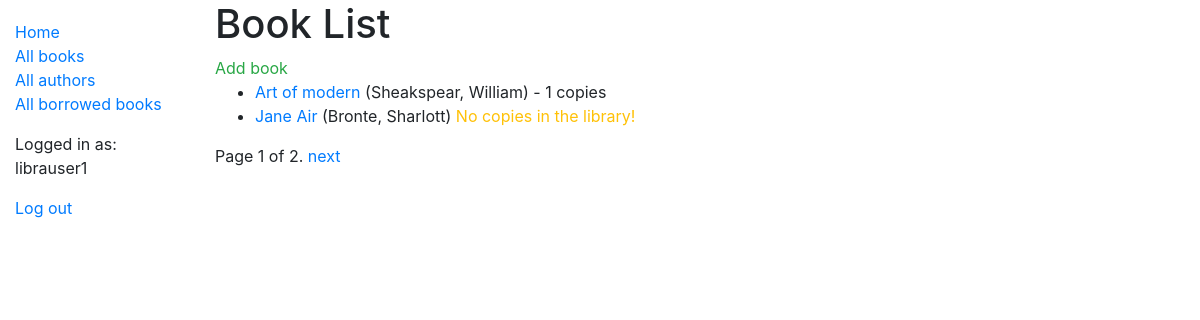
Page /catalog/books/ (signed in) on the committed database.
### catalog/models.py (models this page shows, shortened)
class Book(models.Model):
    title = models.CharField(max_length=200)
    author = models.ForeignKey('Author', on_delete=models.SET_NULL, null=True)
    summary = models.TextField(max_length=1000, help_text='Enter a brief description of the book')
    isbn = models.CharField(
        'ISBN',
        max_length=13,
        help_text='13 Character <a href="https://www.isbn-international.org/content/what-isbn">ISBN number</a>'
    )
    genre = models.ManyToManyField('Genre', help_text='Select a genre for this book')
    language = models.ForeignKey('Language', on_delete=models.SET_NULL, null=True)
    def get_absolute_url(self):
        return reverse('book-detail', args=[str(self.id)])
    def display_genre(self):
        return ', '.join(genre.name for genre in self.genre.all()[:3])
    class Meta:
        ordering = ['title','author']
        permissions = (
            ("can_edit_books", "Create, update, delete"),
        )
    display_genre.short_description = 'Genre'

class Author(models.Model):
    first_name = models.CharField(max_length=100)
    last_name = models.CharField(max_length=100)
    date_of_birth = models.DateField(blank=True, null=True)
    date_of_death = models.DateField('Died', blank=True, null=True)
    class Meta:
        ordering=['last_name','first_name']
        permissions = (
            ("can_edit_authors", "Create, update, delete"),
        )
    def __str__(self):
        return f'{self.last_name}, {self.first_name}'

### catalog/views.py (the view)
# urls.py: path('books/', views.BookListView.as_view(), name='books'),
class BookListView(LoginRequiredMixin, generic.ListView):
    model = Book
    paginate_by = 2

### catalog/templates/catalog/book_list.html
{% extends "base_generic.html" %}
{% block content %}
  <h1>Book List</h1>
  {% if perms.catalog.can_edit_books %}
  <a class='text-success' href="{% url 'book_create' %}">Add book</a>
  {% endif %}
  {% if book_list %}
  <ul>
    {% for book in book_list %}
      <li>
        <a href="{{ book.get_absolute_url }}">{{ book.title }}</a> ({{book.author}})
            {% if book.bookinstance_set.all.count %} - {{book.bookinstance_set.all.count}} copies
            {% else %} <span class='text-warning'>No copies in the library!</span>
            {% endif %}
      </li>
    {% endfor %}
  </ul>
  {% else %}
    <p>There are no books in the library.</p>
  {% endif %}
{% endblock %}

### catalog/templates/base_generic.html (shortened to what this page needs)
<!DOCTYPE html>
<html lang="en">
<head>
  <link rel="stylesheet" href="https://stackpath.bootstrapcdn.com/bootstrap/4.1.3/css/bootstrap.min.css">
  {% load static %}
  <link rel="stylesheet" href="{% static 'css/styles.css' %}">
</head>
<body>
  <div class="container-fluid">
    <div class="row">
      <div class="col-sm-2">
      {% block sidebar %}
        <ul class="sidebar-nav">
          <li><a href="{% url 'index' %}">Home</a></li>
          <li><a href="{% url 'books' %}">All books</a></li>
          <li><a href="{% url 'authors' %}">All authors</a></li>
          {% if perms.catalog.can_mark_returned %}
          <li><a href="{% url 'all-borrowed' %}">All borrowed books</a></li>
          {% endif %}
        </ul>
        {% if user.is_authenticated %}
          <p>Logged in as: {{ user.get_username }}</p>
          <a href="{% url 'logout' %}?next={{request.path}}">Log out</a>
        {% else %}
          <a href="{% url 'login' %}?next={{request.path}}">Log in</a>
        {% endif %}
 {% endblock %}
      </div>
      <div class="col-sm-10 ">{% block content %}{% endblock %}
      {% block pagination %}
        {% if is_paginated %}
          <div class="pagination">
          <span class="page-links">
              <span class="page-current">
              Page {{ page_obj.number }} of {{ page_obj.paginator.num_pages }}.
              </span>
              {% if page_obj.has_next %}
            <a href="{{ request.path }}?page={{ page_obj.next_page_number }}">next</a>
            {% endif %}
          </span>
          </div>
        {% endif %}
      {% endblock %}
      </div>
    </div>
  </div>
</body>
</html>

### catalog/static/styles.css (style rules this page uses)
.sidebar-nav { margin-top: 20px; padding: 0; list-style: none; }

### rows in the picture
Book: title "Art of modern", author "Sheakspear, William", bookinstance_set.all.count "1"
Book: title "Jane Air", author "Bronte, Sharlott", shows "No copies in the library!"

### other values in the picture
{{ user.get_username }} "librauser1"
{{ page_obj.number }} "1"
{{ page_obj.paginator.num_pages }} "2"
